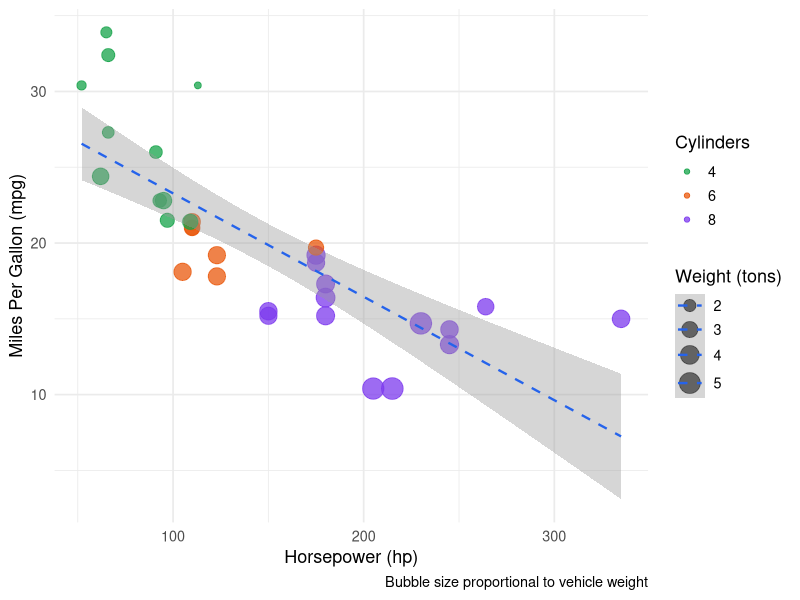
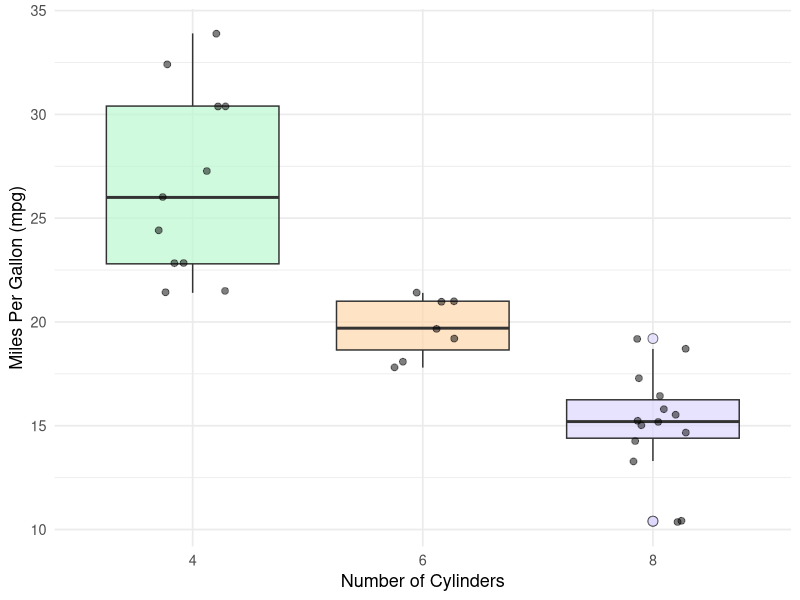
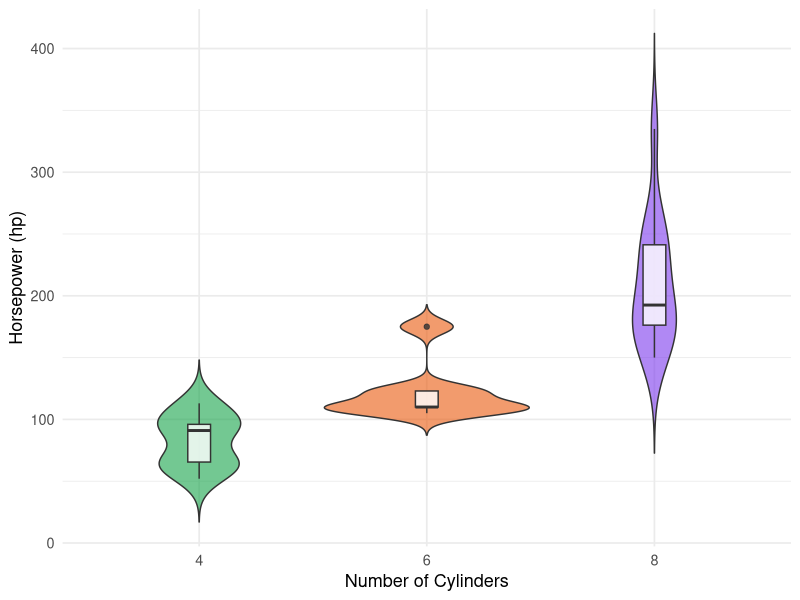

These figures' R source, in order:
## ---- chunk 1
library(ggplot2)
library(dplyr)

data(mtcars)
mtcars$car_name <- rownames(mtcars)
mtcars$cyl <- factor(mtcars$cyl)
## ---- chunk 2
#| content: valuebox
#| title: "Total Cars"
list(icon = "car-front", color = "primary", value = nrow(mtcars))
## ---- chunk 3
#| content: valuebox
#| title: "Avg MPG"
list(icon = "speedometer", color = "success", value = round(mean(mtcars$mpg), 1))
## ---- chunk 4
#| content: valuebox
#| title: "Avg Horsepower"
list(icon = "lightning", color = "warning", value = round(mean(mtcars$hp), 1))
## ---- chunk 5
#| content: valuebox
#| title: "Avg Weight (tons)"
list(icon = "boxes", color = "danger", value = round(mean(mtcars$wt), 2))
## ---- chunk 6
#| title: "MPG vs Horsepower by Cylinder Count"
ggplot(mtcars, aes(x = hp, y = mpg, color = cyl, size = wt)) +
  geom_point(alpha = 0.75) +
  geom_smooth(aes(group = 1), method = "lm", se = TRUE,
              color = "#2563eb", linetype = "dashed", linewidth = 0.8) +
  scale_color_manual(values = c("4" = "#16a34a", "6" = "#ea580c", "8" = "#7c3aed"),
                     name = "Cylinders") +
  scale_size_continuous(name = "Weight (tons)", range = c(2, 7)) +
  labs(x = "Horsepower (hp)", y = "Miles Per Gallon (mpg)",
       caption = "Bubble size proportional to vehicle weight") +
  theme_minimal(base_size = 13)
## ---- chunk 7
#| title: "MPG Distribution by Cylinders"
ggplot(mtcars, aes(x = cyl, y = mpg, fill = cyl)) +
  geom_boxplot(alpha = 0.7, outlier.shape = 21, outlier.size = 3) +
  geom_jitter(width = 0.15, alpha = 0.5, size = 2) +
  scale_fill_manual(values = c("4" = "#bbf7d0", "6" = "#fed7aa", "8" = "#ddd6fe")) +
  labs(x = "Number of Cylinders", y = "Miles Per Gallon (mpg)") +
  theme_minimal(base_size = 13) +
  theme(legend.position = "none")
## ---- chunk 8
#| title: "Summary Statistics by Cylinder Group"
mtcars |>
  group_by(Cylinders = cyl) |>
  summarise(
    N        = n(),
    Avg_MPG  = round(mean(mpg), 1),
    Avg_HP   = round(mean(hp), 1),
    Avg_Wt   = round(mean(wt), 2),
    Avg_Qsec = round(mean(qsec), 2),
    .groups  = "drop"
  ) |>
  knitr::kable(
    col.names = c("Cylinders", "N", "Avg MPG", "Avg HP",
                  "Avg Weight (tons)", "Avg 1/4 Mile (sec)")
  )
## ---- chunk 9
#| title: "Horsepower Distribution by Cylinders"
ggplot(mtcars, aes(x = cyl, y = hp, fill = cyl)) +
  geom_violin(alpha = 0.6, trim = FALSE) +
  geom_boxplot(width = 0.1, fill = "white", alpha = 0.8) +
  scale_fill_manual(values = c("4" = "#16a34a", "6" = "#ea580c", "8" = "#7c3aed")) +
  labs(x = "Number of Cylinders", y = "Horsepower (hp)") +
  theme_minimal(base_size = 13) +
  theme(legend.position = "none")
